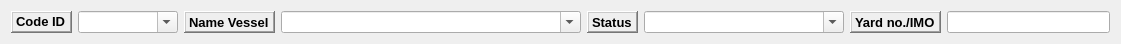
  <widget class="QWidget" name="layoutWidget">
   <property name="geometry">
    <rect>
     <x>10</x>
     <y>200</y>
     <width>1121</width>
     <height>27</height>
    </rect>
   </property>
   <layout class="QGridLayout" name="gridLayout_6">
    <item row="0" column="9">
     <widget class="QLineEdit" name="lineEdit_yard"/>
    </item>
    <item row="0" column="5">
     <widget class="QComboBox" name="comboBox_name_vessel">
      <property name="minimumSize">
       <size>
        <width>300</width>
        <height>0</height>
       </size>
      </property>
      <property name="editable">
       <bool>true</bool>
      </property>
     </widget>
    </item>
    <item row="0" column="2">
     <widget class="QLabel" name="label_14">
      <property name="minimumSize">
       <size>
        <width>0</width>
        <height>0</height>
       </size>
      </property>
      <property name="maximumSize">
       <size>
        <width>100</width>
        <height>16777215</height>
       </size>
      </property>
      <property name="font">
       <font>
        <pointsize>10</pointsize>
        <weight>75</weight>
        <bold>true</bold>
       </font>
      </property>
      <property name="frameShape">
       <enum>QFrame::WinPanel</enum>
      </property>
      <property name="frameShadow">
       <enum>QFrame::Raised</enum>
      </property>
      <property name="text">
       <string>&lt;html&gt;&lt;head/&gt;&lt;body&gt;&lt;p&gt;&lt;span style=&quot; font-weight:600;&quot;&gt;Code ID&lt;/span&gt;&lt;/p&gt;&lt;/body&gt;&lt;/html&gt;</string>
      </property>
     </widget>
    </item>
    <item row="0" column="8">
     <widget class="QLabel" name="label_11">
      <property name="font">
       <font>
        <pointsize>10</pointsize>
        <weight>75</weight>
        <bold>true</bold>
       </font>
      </property>
      <property name="frameShape">
       <enum>QFrame::WinPanel</enum>
      </property>
      <property name="frameShadow">
       <enum>QFrame::Raised</enum>
      </property>
      <property name="text">
       <string>Yard no./IMO</string>
      </property>
     </widget>
    </item>
    <item row="0" column="3">
     <widget class="QComboBox" name="comboBox_code">
      <property name="minimumSize">
       <size>
        <width>100</width>
        <height>0</height>
       </size>
      </property>
      <property name="editable">
       <bool>true</bool>
      </property>
     </widget>
    </item>
    <item row="0" column="4">
     <widget class="QLabel" name="label_39">
      <property name="font">
       <font>
        <pointsize>10</pointsize>
        <weight>75</weight>
        <bold>true</bold>
       </font>
      </property>
      <property name="frameShape">
       <enum>QFrame::WinPanel</enum>
      </property>
      <property name="frameShadow">
       <enum>QFrame::Raised</enum>
      </property>
      <property name="text">
       <string>Name Vessel</string>
      </property>
     </widget>
    </item>
    <item row="0" column="7">
     <widget class="QComboBox" name="comboBox_status">
      <property name="minimumSize">
       <size>
        <width>200</width>
        <height>0</height>
       </size>
      </property>
      <property name="editable">
       <bool>true</bool>
      </property>
     </widget>
    </item>
    <item row="0" column="6">
     <widget class="QLabel" name="label">
      <property name="font">
       <font>
        <pointsize>10</pointsize>
        <weight>75</weight>
        <bold>true</bold>
       </font>
      </property>
      <property name="frameShape">
       <enum>QFrame::WinPanel</enum>
      </property>
      <property name="frameShadow">
       <enum>QFrame::Raised</enum>
      </property>
      <property name="text">
       <string>Status</string>
      </property>
     </widget>
    </item>
   </layout>
  </widget>
